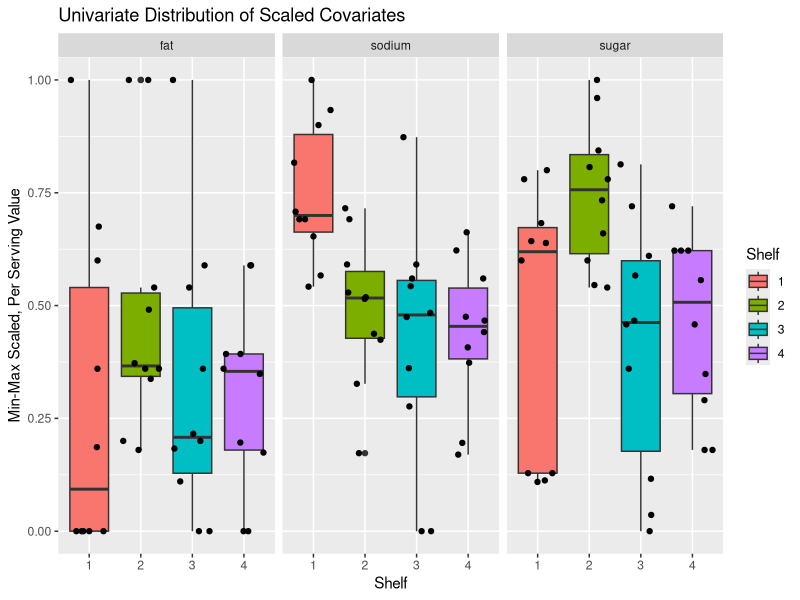
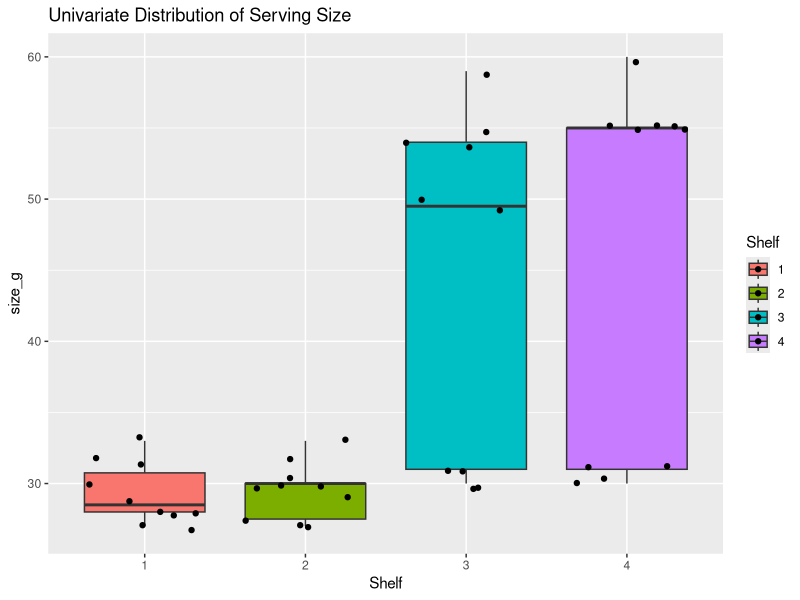
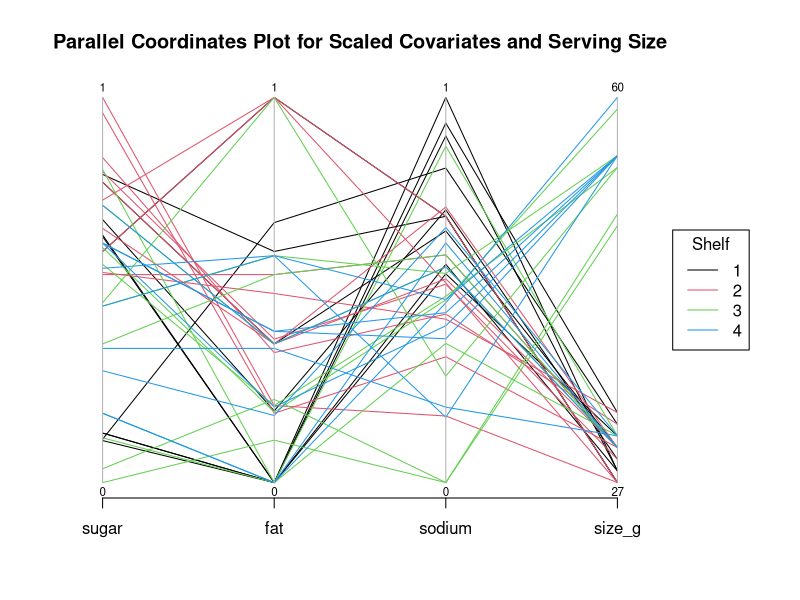
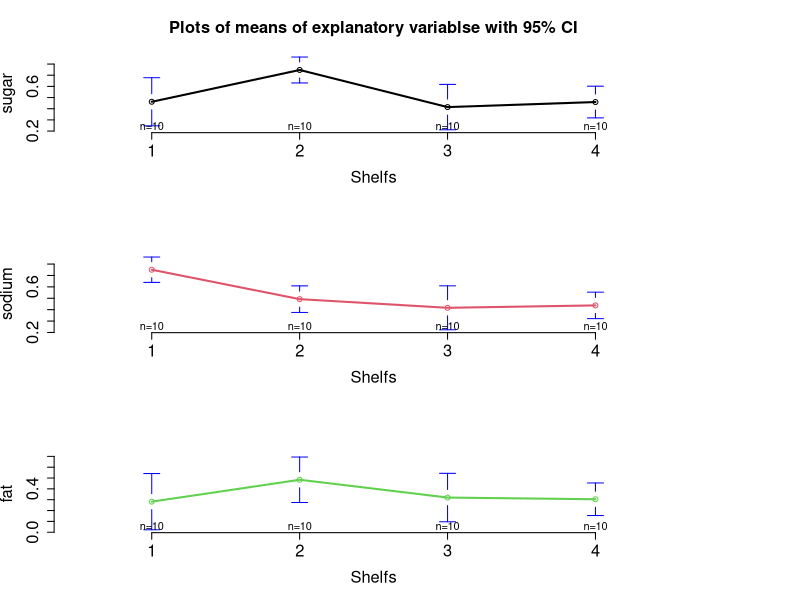
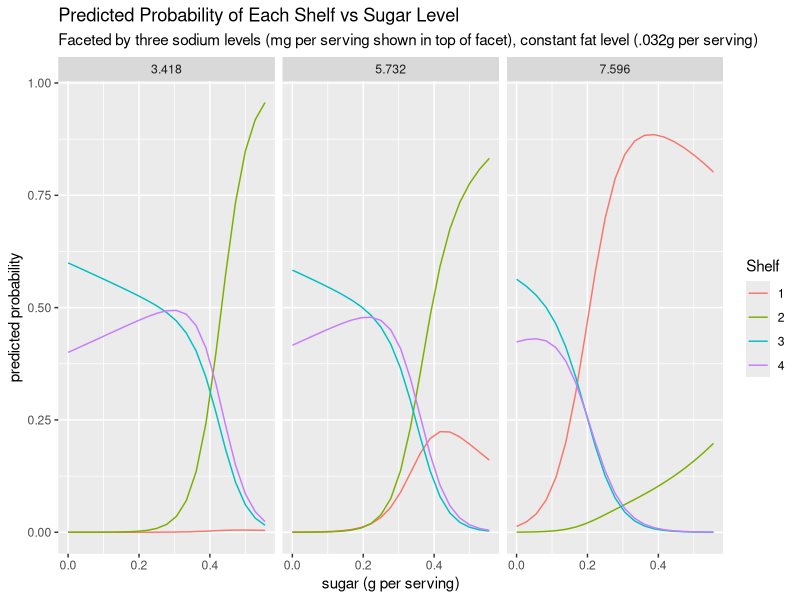

These figures' R source, in order:
## ---- chunk 1
library(Hmisc)
library(tidyverse)

library(ggplot2)
library(MASS) #used to make ggplot parallel coordinates plots
library(dplyr)
## ---- chunk 2
d <- read.csv(file = 'cereal_dillons.csv')
d$Shelf_factor <- as.factor(d$Shelf)
str(d)
describe(d)
## ---- chunk 3
d <- d %>% 
  mutate(
    sugar_g_per_serving = sugar_g/size_g,
    fat_g_per_serving = fat_g/size_g,
    sodium_mg_per_serving = sodium_mg/size_g
  )
## ---- chunk 4
# min max scale a data point
# if newrow, scale according to values in d
min_max_scale <- function(x, newrowcolname) {
  if (missing(newrowcolname)) {
    return((x - min(x)) / (max(x) - min(x)))
  } else {
    return((x - min(d[, newrowcolname])) / 
             (max(d[, newrowcolname]) - 
                min(d[, newrowcolname])
              ))
  }
}

d <- d %>%
  mutate(
    sugar = min_max_scale(sugar_g_per_serving),
    fat = min_max_scale(fat_g_per_serving),
    sodium = min_max_scale(sodium_mg_per_serving)
  )
## ---- chunk 5
# scaled covariates
d %>% 
  dplyr::select(ID, Shelf, Cereal, sugar, fat, sodium) %>% 
  gather(var, value, -ID, -Shelf, -Cereal) %>% 
  ggplot(aes(x=factor(Shelf), y = value)) +
  geom_boxplot(aes(fill=factor(Shelf))) +
  geom_jitter(height = 0) +
  facet_grid( . ~ var) +
  labs(title= "Univariate Distribution of Scaled Covariates",
       x="Shelf",
       y="Min-Max Scaled, Per Serving Value") +
  scale_fill_discrete(name="Shelf")
## ---- chunk 6
# serving size
d %>% 
  ggplot(aes(x=factor(Shelf), y = size_g, fill=factor(Shelf))) +
  geom_boxplot() +
  geom_jitter() +
  labs(title= "Univariate Distribution of Serving Size",
       x="Shelf") + scale_fill_discrete(name="Shelf")
## ---- chunk 7
# 
par(mar=c(5.1,4.1,4.1,8.1), xpd=T)
d %>% 
  dplyr::select(sugar, fat, sodium, size_g) %>%
  parcoord(col = d$Shelf_factor, var.label = T,
           main="Parallel Coordinates Plot for Scaled Covariates and Serving Size") 
  legend(x= "right", inset = c(-.2,0),
         legend = c("1", "2", "3", "4"),
         col=c(1,2,3,4),
         title="Shelf",
         lty=1
         )

## ---- chunk 8
attach(mtcars)
par(mfrow=c(3,1))
library(gplots)
# Plot the mean of teeth length by dose groups
plotmeans(sugar  ~ Shelf_factor, data = d, frame = FALSE, xlab = "Shelfs", main = "Plots of means of explanatory variablse with 95% CI", lwd=2, col=1, cex.lab=1.5, cex.axis=1.5, cex.main=1.5, cex.sub=1.5)
plotmeans(sodium  ~ Shelf_factor, data = d, frame = FALSE, xlab = "Shelfs", lwd=2, col = 2, cex.lab=1.5, cex.axis=1.5, cex.main=1.5, cex.sub=1.5)
plotmeans(fat  ~ Shelf_factor, data = d, frame = FALSE, xlab = "Shelfs", lwd=2, col = 3, cex.lab=1.5, cex.axis=1.5, cex.main=1.5, cex.sub=1.5)

## ---- chunk 9
m <- nnet::multinom(
  formula = Shelf ~  fat + sodium + sugar,
  data = d, trace = F)
summary(m)
car::Anova(m)
car::Anova(nnet::multinom(
  formula = Shelf ~  fat,
  data = d, trace =F))
## ---- chunk 10
# Check each two-way intercation for significance
car::Anova(nnet::multinom(
  formula = Shelf ~  fat + sodium + sugar + fat:sugar,
  data = d, trace = F))
car::Anova(nnet::multinom(
  formula = Shelf ~  fat + sodium + sugar + fat:sodium,
  data = d, trace = F))
car::Anova(nnet::multinom(
  formula = Shelf ~  fat + sodium + sugar + sodium:sugar,
  data = d, trace = F))

# check three way interaction for significance
car::Anova(nnet::multinom(
  formula = Shelf ~  fat + sodium + sugar + fat:sodium + fat:sugar + sodium:sugar + fat:sodium:sugar,
  data = d, trace = F))
## ---- chunk 11
cor(d %>% dplyr::select(fat,sodium,sugar))
## ---- chunk 12
aj <- data.frame(Cereal="Apple Jacks", size_g=28, sugar_g=12, fat_g=.5, sodium_mg=130) %>% 
  mutate(
    sugar = min_max_scale(sugar_g/size_g,"sugar_g_per_serving"),
    fat = min_max_scale(fat_g/size_g,"fat_g_per_serving"),
    sodium = min_max_scale(sodium_mg/size_g,"sodium_mg_per_serving")
  )
## ---- chunk 13
predict(m, type="probs", newdata=aj)
## ---- chunk 14
predict_data <- data.frame(
  sugar = rep(seq(0,1,by=.05),3),
  fat = .347,
  sodium = rep(c(.319,.535,.709), each=21)
)

cbind(predict_data,
      predict(m, type="probs", newdata=predict_data)) %>% 
  gather(Shelf, Predicted_Probability,-sugar,-fat,-sodium) %>% 
  mutate(
    # note don't need to worry about min because is 0 for all three vars
    sugar_g_per_serving=sugar*max(d$sugar_g_per_serving),
    fat_g_per_serving=fat*max(d$fat_g_per_serving),
    sodium_mg_per_serving=sodium*max(d$sodium_mg_per_serving)
         ) %>%
  ggplot(aes(x=sugar_g_per_serving, y=Predicted_Probability, colour=factor(Shelf))) +
  geom_line() +
  facet_grid(. ~ round(sodium_mg_per_serving,3)) + 
  guides(colour=guide_legend(title="Shelf")) +
  labs( title="Predicted Probability of Each Shelf vs Sugar Level",
        subtitle="Faceted by three sodium levels (mg per serving shown in top of facet), constant fat level (.032g per serving)",
        y="predicted probability",
        x="sugar (g per serving)")
## ---- chunk 15
# constant shift by .1 times the range (which equals the max bc all mins 0)
round(.1*max(d$fat_g_per_serving),2)
round(.1*max(d$sodium_mg_per_serving),2)
round(.1*max(d$sugar_g_per_serving),2)
# ORs
round(exp(.1*summary(m)$coefficients),2)
# Wald confidence intervals
round(exp(.1*confint(m, level=.95)),2)
